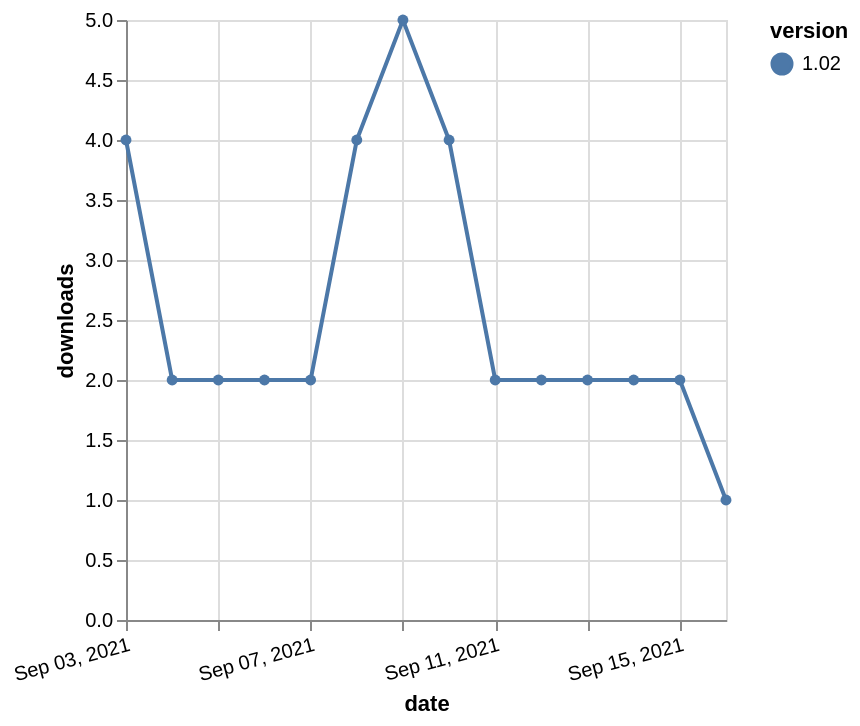

The specification (Vega-Lite) saved for this image:
### Vega-Lite specification from a JSON file in a GitHub repository (floating-point values rounded to 4 significant figures)
{"$schema": "https://vega.github.io/schema/vega-lite/v5.json", "description": "A simple bar chart with embedded data.", "data": {"values": [{"date": "2021-09-03", "total": 220, "delta": 4, "version": "1.02"}, {"date": "2021-09-04", "total": 222, "delta": 2, "version": "1.02"}, {"date": "2021-09-05", "total": 224, "delta": 2, "version": "1.02"}, {"date": "2021-09-06", "total": 226, "delta": 2, "version": "1.02"}, {"date": "2021-09-07", "total": 228, "delta": 2, "version": "1.02"}, {"date": "2021-09-08", "total": 232, "delta": 4, "version": "1.02"}, {"date": "2021-09-09", "total": 237, "delta": 5, "version": "1.02"}, {"date": "2021-09-10", "total": 241, "delta": 4, "version": "1.02"}, {"date": "2021-09-11", "total": 243, "delta": 2, "version": "1.02"}, {"date": "2021-09-12", "total": 245, "delta": 2, "version": "1.02"}, {"date": "2021-09-13", "total": 247, "delta": 2, "version": "1.02"}, {"date": "2021-09-14", "total": 249, "delta": 2, "version": "1.02"}, {"date": "2021-09-15", "total": 251, "delta": 2, "version": "1.02"}, {"date": "2021-09-16", "total": 252, "delta": 1, "version": "1.02"}]}, "width": "container", "mark": {"type": "line", "point": {"filled": true}}, "encoding": {"x": {"field": "date", "type": "temporal", "timeUnit": "yearmonthdate", "title": "date", "axis": {"labelAngle": -15}}, "y": {"field": "delta", "type": "quantitative", "title": "downloads"}, "color": {"field": "version", "type": "nominal"}, "tooltip": {"field": "delta"}}}
